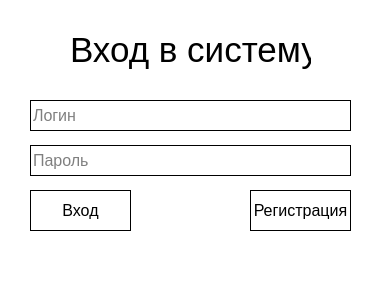
<?xml version="1.0" encoding="UTF-8"?>
<ui version="4.0">
 <class>Dialog</class>
 <widget class="QDialog" name="Dialog">
  <property name="geometry">
   <rect>
    <x>0</x>
    <y>0</y>
    <width>378</width>
    <height>290</height>
   </rect>
  </property>
  <property name="minimumSize">
   <size>
    <width>378</width>
    <height>290</height>
   </size>
  </property>
  <property name="maximumSize">
   <size>
    <width>378</width>
    <height>290</height>
   </size>
  </property>
  <property name="windowTitle">
   <string>Dialog</string>
  </property>
  <property name="styleSheet">
   <string notr="true">background-color: rgb(255, 255, 255);</string>
  </property>
  <widget class="QPushButton" name="button_reqest_auth">
   <property name="geometry">
    <rect>
     <x>30</x>
     <y>190</y>
     <width>101</width>
     <height>41</height>
    </rect>
   </property>
   <property name="font">
    <font>
     <pointsize>12</pointsize>
    </font>
   </property>
   <property name="styleSheet">
    <string notr="true">QPushButton {
color: black;
background-color: white;
border: 1px solid;
}

QPushButton:hover {
background-color: gray;
}</string>
   </property>
   <property name="text">
    <string>Вход</string>
   </property>
  </widget>
  <widget class="QLabel" name="label_for_auth">
   <property name="geometry">
    <rect>
     <x>70</x>
     <y>30</y>
     <width>241</width>
     <height>41</height>
    </rect>
   </property>
   <property name="text">
    <string>&lt;html&gt;&lt;head/&gt;&lt;body&gt;&lt;p&gt;&lt;span style=&quot; font-size:26pt;&quot;&gt;Вход в систему&lt;/span&gt;&lt;/p&gt;&lt;/body&gt;&lt;/html&gt;</string>
   </property>
  </widget>
  <widget class="QLineEdit" name="lined_login_form">
   <property name="geometry">
    <rect>
     <x>30</x>
     <y>100</y>
     <width>321</width>
     <height>31</height>
    </rect>
   </property>
   <property name="font">
    <font>
     <pointsize>12</pointsize>
    </font>
   </property>
   <property name="styleSheet">
    <string notr="true">border: 1px solid;</string>
   </property>
   <property name="placeholderText">
    <string>Логин</string>
   </property>
  </widget>
  <widget class="QLineEdit" name="lined_password_form">
   <property name="geometry">
    <rect>
     <x>30</x>
     <y>145</y>
     <width>321</width>
     <height>31</height>
    </rect>
   </property>
   <property name="font">
    <font>
     <pointsize>12</pointsize>
    </font>
   </property>
   <property name="styleSheet">
    <string notr="true">border: 1px solid;</string>
   </property>
   <property name="placeholderText">
    <string>Пароль</string>
   </property>
  </widget>
  <widget class="QPushButton" name="button_reqest_registration">
   <property name="geometry">
    <rect>
     <x>250</x>
     <y>190</y>
     <width>101</width>
     <height>41</height>
    </rect>
   </property>
   <property name="font">
    <font>
     <pointsize>12</pointsize>
    </font>
   </property>
   <property name="styleSheet">
    <string notr="true">QPushButton {
color: black;
background-color: white;
border: 1px solid;
}

QPushButton:hover {
background-color: gray;
}</string>
   </property>
   <property name="text">
    <string>Регистрация</string>
   </property>
  </widget>
  <widget class="QLabel" name="label_connection_infromation">
   <property name="geometry">
    <rect>
     <x>30</x>
     <y>240</y>
     <width>321</width>
     <height>31</height>
    </rect>
   </property>
   <property name="font">
    <font>
     <pointsize>12</pointsize>
    </font>
   </property>
   <property name="text">
    <string>&lt;html&gt;&lt;head/&gt;&lt;body&gt;&lt;p align=&quot;center&quot;&gt;&lt;br/&gt;&lt;/p&gt;&lt;/body&gt;&lt;/html&gt;</string>
   </property>
  </widget>
 </widget>
 <resources/>
 <connections/>
</ui>
